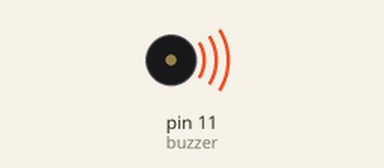
Bench run of a sketch on a simulated Arduino Uno, built with avr-gcc and run on an emulated ATmega328P. On the bench: buzzer (waves = sounding). What the sketch prints to the serial monitor is not drawn.

Above: at 1.2 s.
Timing chart, 0 to 3.1 s (numbered marks = the images above):
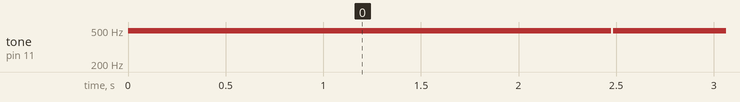

Measured:
- by itself, tone on pin 11 (buzzer): repeats every 1.3 s: silent 0.01 s, 490 Hz 1.3 s, until it stays silent from 5.2 s

The sketch:

test_voice.ino
```cpp
int analoginput=0;
int buzzer=11;
int i=0;
void setup() {
  // put your setup code here, to run once:

Serial.begin(9600);
pinMode(buzzer,OUTPUT);
}

void loop() {
  for(i;i<=1023;i++){
  analogWrite(buzzer,i);
  Serial.println(i);}
  if(i==1024){
  Serial.println("it's over");
  delay(10000);

  }
    }
```
